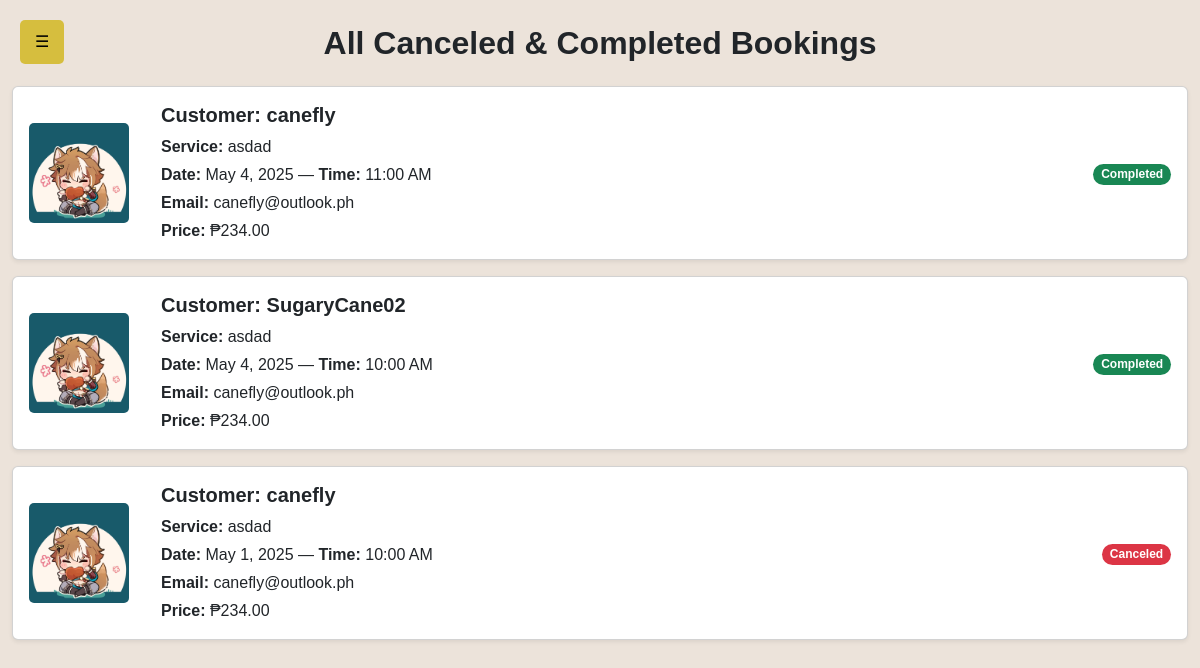
Screenshot of /admin/admin-history.php (signed in) with the database file from the repository.
### tables this page shows
CREATE TABLE `bookings` (
  `id` int(11) NOT NULL,
  `service_name` varchar(255) NOT NULL,
  `service_price` decimal(10,2) NOT NULL,
  `name` varchar(255) NOT NULL,
  `email` varchar(255) NOT NULL,
  `booking_time` varchar(20) NOT NULL,
  `created_at` timestamp NOT NULL DEFAULT current_timestamp(),
  `date` date DEFAULT NULL,
  `status` enum('pending','completed','canceled','approved') DEFAULT 'pending',
  `payment_method` varchar(50) DEFAULT NULL,
  `payment_number` varchar(20) DEFAULT NULL,
  `balance` decimal(10,2) NOT NULL DEFAULT 0.00
);

CREATE TABLE `services` (
  `id` int(11) NOT NULL,
  `service_name` varchar(255) NOT NULL,
  `service_description` text NOT NULL,
  `service_price` decimal(10,2) NOT NULL,
  `service_image` varchar(255) NOT NULL,
  `created_at` timestamp NOT NULL DEFAULT current_timestamp(),
  `service_type` varchar(255) NOT NULL,
  `is_deleted` tinyint(1) DEFAULT 0
);

CREATE TABLE `users` (
  `id` int(11) NOT NULL,
  `email` varchar(50) NOT NULL,
  `password` varchar(255) NOT NULL,
  `full_name` varchar(100) NOT NULL,
  `contact` varchar(15) NOT NULL,
  `created_at` timestamp NOT NULL DEFAULT current_timestamp()
);

### admin/admin-history.php (the view, shortened to what this page needs)
<?php
include_once 'admin-navigation.php';
include_once '../db.php';
$query = "
    SELECT b.*, u.email, s.service_image
    FROM bookings b
    JOIN users u    ON b.email = u.email
    JOIN services s ON b.service_name = s.service_name
    WHERE TRIM(LOWER(b.status)) IN ('canceled','completed')
    ORDER BY b.date DESC
";
$result = mysqli_query($conn, $query);
?>
<!DOCTYPE html>
<html lang="en">
<head>
  <link
    href="https://cdn.jsdelivr.net/npm/bootstrap@5.3.0/dist/css/bootstrap.min.css"
    rel="stylesheet"
  >
</head>
<body>
  <div class="container-fluid py-4">
    <h2 class="text-center mb-4">All Canceled &amp; Completed Bookings</h2>
    <div class="row g-3">
      <?php if (mysqli_num_rows($result) > 0): ?>
        <?php while ($row = mysqli_fetch_assoc($result)):
          $status = strtolower(trim($row['status']));
          $badgeClass = $status === 'completed' ? 'bg-success' : 'bg-danger';
          $imagePath = '../' . ltrim($row['service_image'], '/');
        ?>
          <div class="col-12">
            <div class="card shadow-sm">
              <div class="row g-0 align-items-center">
                <?php if (!empty($row['service_image'])): ?>
                  <div class="col-auto p-3">
                    <img
                      src="<?php echo htmlspecialchars($imagePath); ?>"
                      alt="Service Image"
                      class="service-img img-fluid"
                    >
                  </div>
                <?php endif; ?>
                <div class="col p-3">
                  <h5 class="card-title fw-bold mb-2">
                    Customer: <?php echo htmlspecialchars($row['name']); ?>
                  </h5>
                  <p class="mb-1">
                    <strong>Service:</strong>
                    <?php echo htmlspecialchars($row['service_name']); ?>
                  </p>
                  <p class="mb-1">
                    <strong>Date:</strong>
                    <?php echo date("F j, Y", strtotime($row['date'])); ?>
                    &mdash;
                    <strong>Time:</strong>
                    <?php echo date("h:i A", strtotime($row['booking_time'])); ?>
                  </p>
                  <p class="mb-1">
                    <strong>Email:</strong>
                    <?php echo htmlspecialchars($row['email']); ?>
                  </p>
                  <p class="mb-0">
                    <strong>Price:</strong>
                    ₱<?php echo number_format($row['service_price'], 2); ?>
                  </p>
                </div>
                <div class="col-auto p-3 text-center">
                  <span class="badge rounded-pill <?php echo $badgeClass; ?>">
                    <?php echo ucfirst($status); ?>
                  </span>
                </div>
              </div>
            </div>
          </div>
        <?php endwhile; ?>
      <?php else: ?>
        <p class="text-center">No canceled or completed bookings found.</p>
      <?php endif; ?>
    </div>
  </div>
</body>
</html>

### admin/admin-navigation.php (style rules this page uses)
:root { --primary: #6E3387; --alt: #8F54A0; --accent: #D6BE3E; --bg-light: #FFFFFF; --text-dark: #000000; }
body { margin: 0; padding: 0; font-family: 'Poppins', sans-serif; display: flex; }

### admin/admin-history.php (style rules this page uses)
body { font-family: "Helvetica", Arial, sans-serif; background-color: #ECE3DA; margin: 0; padding: 0; }
h2 { font-weight: bold; }
.service-img { max-width: 100px; max-height: 100px; object-fit: cover; border-radius: 5px; }

### rows the page displays
bookings: services.service_image (picture), name "canefly", service_name "asdad", date "May 4, 2025", booking_time "11:00 AM", users.email "canefly@outlook.ph", service_price "234.00", status "Completed"
bookings: services.service_image (picture), name "SugaryCane02", service_name "asdad", date "May 4, 2025", booking_time "10:00 AM", users.email "canefly@outlook.ph", service_price "234.00", status "Completed"
bookings: services.service_image (picture), name "canefly", service_name "asdad", date "May 1, 2025", booking_time "10:00 AM", users.email "canefly@outlook.ph", service_price "234.00", status "Canceled"
